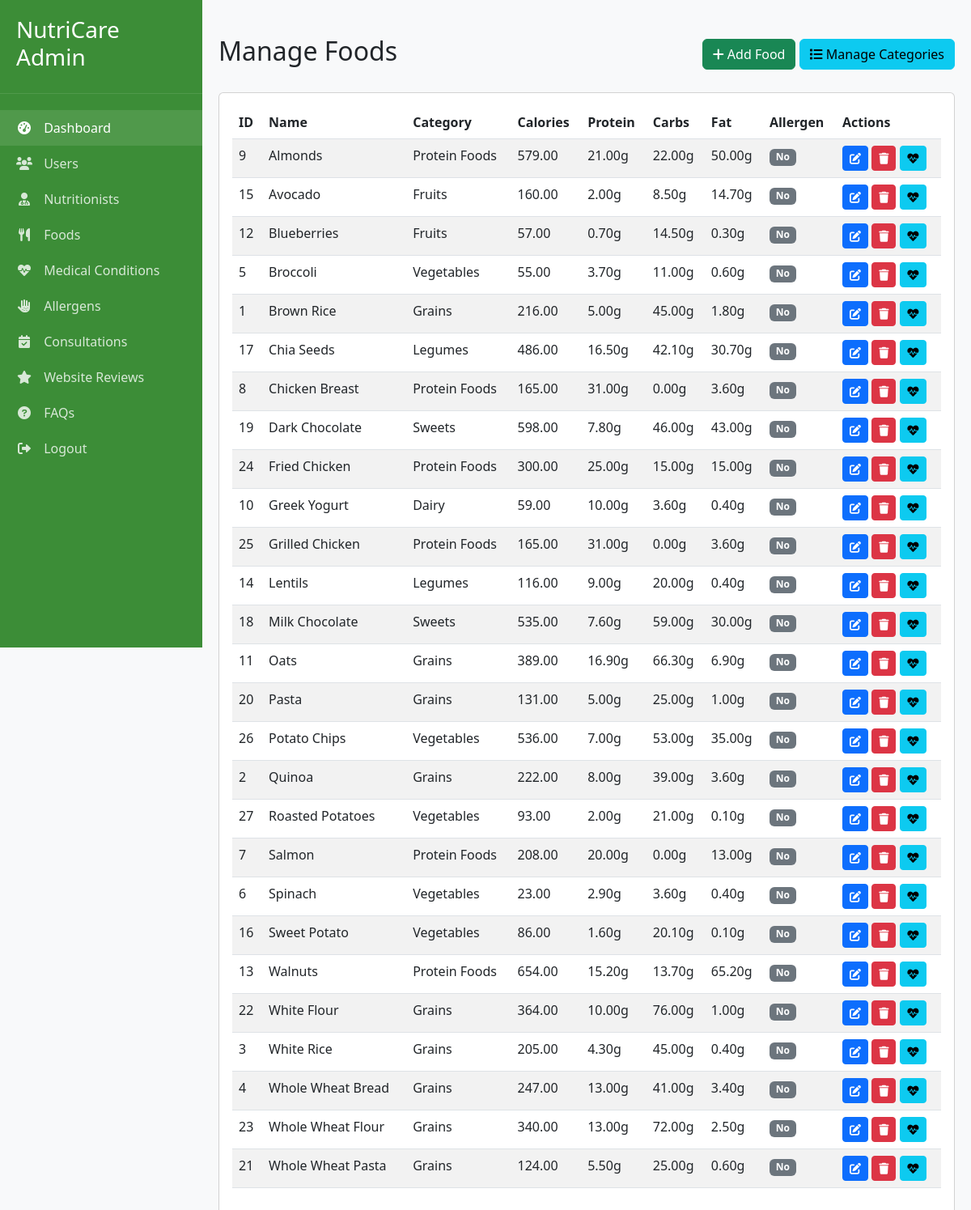
Page /admin_foods.php (signed in) on the earlier database version.
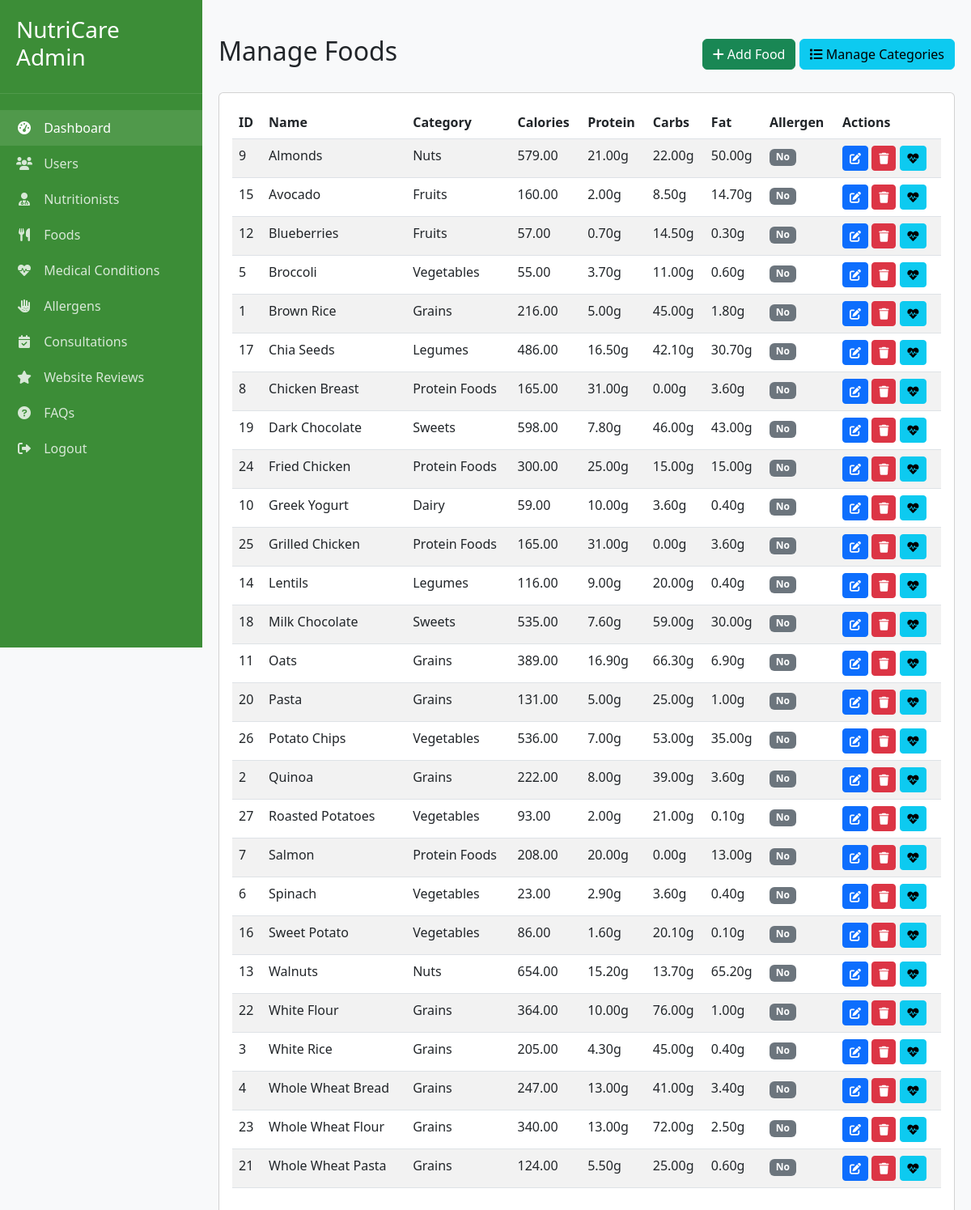
Same page on the later database version.
### tables this page shows
CREATE TABLE foods (
    food_id INT AUTO_INCREMENT PRIMARY KEY,
    name VARCHAR(100) NOT NULL,
    description TEXT,
    category_id INT,
    calories DECIMAL(6,2),
    protein DECIMAL(6,2),
    carbs DECIMAL(6,2),
    fat DECIMAL(6,2),
    fiber DECIMAL(6,2),
    sodium DECIMAL(6,2),
    sugar DECIMAL(6,2),
    glycemic_index INT,
    image_url VARCHAR(255),
    is_common_allergen BOOLEAN DEFAULT FALSE,
    created_at TIMESTAMP DEFAULT CURRENT_TIMESTAMP,
    updated_at TIMESTAMP DEFAULT CURRENT_TIMESTAMP ON UPDATE CURRENT_TIMESTAMP,
    FOREIGN KEY (category_id) REFERENCES food_categories(category_id)
);

CREATE TABLE food_categories (
    category_id INT AUTO_INCREMENT PRIMARY KEY,
    name VARCHAR(100) NOT NULL,
    description TEXT,
    image_url VARCHAR(255),
    created_at TIMESTAMP DEFAULT CURRENT_TIMESTAMP
);

### admin_foods.php (the view, shortened to what the changed rows need)
<?php
require_once 'config.php';
$foods = $conn->query("
    SELECT f.*, fc.name as category_name
    FROM foods f
    LEFT JOIN food_categories fc ON f.category_id = fc.category_id
    ORDER BY f.name
")->fetchAll();
?>
<!DOCTYPE html>
<html lang="en">
<head>
    <link href="https://cdn.jsdelivr.net/npm/bootstrap@5.3.0/dist/css/bootstrap.min.css" rel="stylesheet">
    <link rel="stylesheet" href="https://cdnjs.cloudflare.com/ajax/libs/font-awesome/6.0.0/css/all.min.css">
</head>
<body>
    <div class="main-content">
        <div class="d-flex justify-content-between align-items-center mb-4">
            <h2>Manage Foods</h2>
        </div>
        <div class="card">
            <div class="card-body">
                <div class="table-responsive">
                    <table class="table table-striped table-hover">
                        <thead>
                            <tr>
                                <th>ID</th>
                                <th>Name</th>
                                <th>Category</th>
                                <th>Calories</th>
                                <th>Protein</th>
                                <th>Carbs</th>
                                <th>Fat</th>
                                <th>Allergen</th>
                                <th>Actions</th>
                            </tr>
                        </thead>
                        <tbody>
                            <?php foreach ($foods as $food): ?>
                                <tr>
                                    <td><?php echo $food['food_id']; ?></td>
                                    <td><?php echo htmlspecialchars($food['name']); ?></td>
                                    <td><?php echo $food['category_name'] ?: '-'; ?></td>
                                    <td><?php echo $food['calories']; ?></td>
                                    <td><?php echo $food['protein']; ?>g</td>
                                    <td><?php echo $food['carbs']; ?>g</td>
                                    <td><?php echo $food['fat']; ?>g</td>
                                    <td>
                                        <?php if ($food['is_common_allergen']): ?>
                                            <span class="badge bg-danger">Yes</span>
                                        <?php else: ?>
                                            <span class="badge bg-secondary">No</span>
                                        <?php endif; ?>
                                    </td>
                                    <td>
                                        <a href="admin_food_edit.php?id=<?php echo $food['food_id']; ?>" class="btn btn-sm btn-primary">
                                            <i class="fas fa-edit"></i>
                                        </a>
                                        <a href="admin_foods.php?delete=<?php echo $food['food_id']; ?>" class="btn btn-sm btn-danger" onclick="return confirm('Are you sure you want to delete this food item?')">
                                            <i class="fas fa-trash"></i>
                                        </a>
                                        <a href="admin_food_recommendations.php?id=<?php echo $food['food_id']; ?>" class="btn btn-sm btn-info">
                                            <i class="fas fa-heartbeat"></i>
                                        </a>
                                    </td>
                                </tr>
                            <?php endforeach; ?>
                        </tbody>
                    </table>
                </div>
            </div>
        </div>
    </div>
</body>
</html>

Differences in the rows shown:
changed foods "Almonds": category.name "Protein Foods" → "Nuts"
changed foods "Walnuts": category.name "Protein Foods" → "Nuts"
